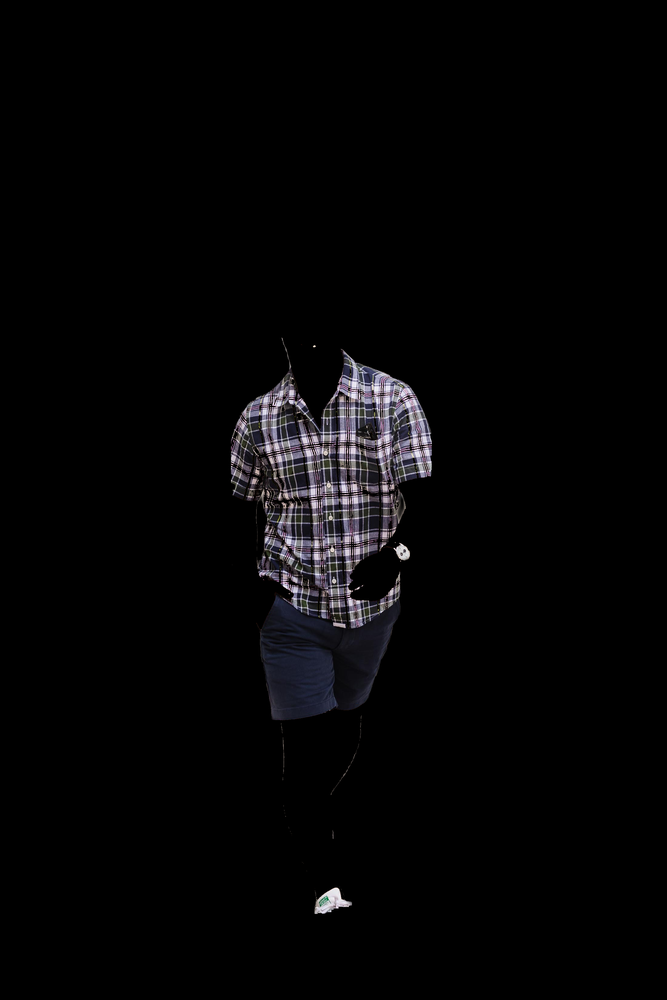
#> input picture extracted_clothing.png, 667 x 1000 px, shrunk from 2200 x 3300 before the run
$ python -i R_CNN.py   (imports and definitions only)
#> lines starting #> are read from the running program, lines starting #| are printed output that depends on the picture; after the words box and inside, x2 and y2 are one past the last pixel; in counts of white or black regions, pixels touching at a corner belong together
import cv2
import mediapipe as mp
import numpy as np
import matplotlib.pyplot as plt
from PIL import Image


def ndarray_to_png(arr, filename):
    """Convert ndarray to PNG and save."""
    img = Image.fromarray(arr.astype(np.uint8))
    img.save(filename)


def remove_blue_from_image(image_path, output_path):
    """Remove blue shades from the extracted clothing."""
#> called with image_path = 'extracted_clothing.png', output_path = 'out.png'

    # Load the extracted clothing image
    image = cv2.imread(image_path)
#> image is the input picture: shape (1000, 667, 3); mean B, G, R 5.8, 5.1, 5.4
    image_hsv = cv2.cvtColor(image, cv2.COLOR_BGR2HSV)
#> image_hsv: shape (1000, 667, 3); mean H, S, V 8.1, 4.1, 5.9

    # Define HSV range for blue color
    lower_blue = np.array([90, 50, 50])  # Lower bound of blue
    upper_blue = np.array([140, 255, 255])  # Upper bound of blue

    # Create a mask to filter out blue pixels
    blue_mask = cv2.inRange(image_hsv, lower_blue, upper_blue)
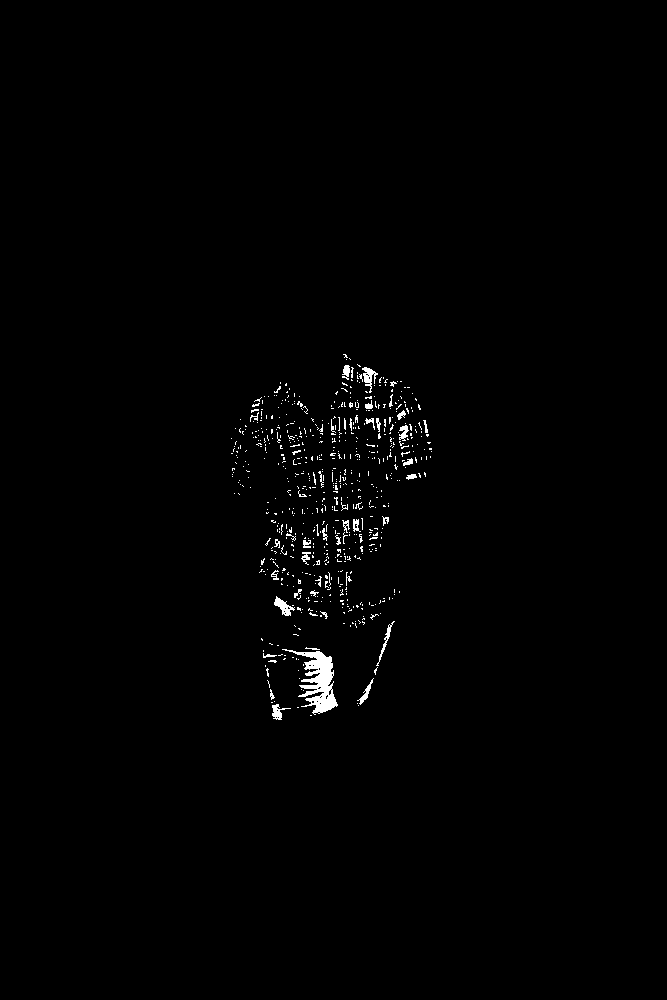
#> blue_mask: shape (1000, 667); 0.88% white; 665 white regions (620 under 20 px), largest, box (x1, y1, x2, y2) and area: (282, 649, 338, 715) 1419, (274, 596, 295, 616) 179, (362, 367, 378, 393) 174

    # Invert mask to keep non-blue pixels
    non_blue_mask = cv2.bitwise_not(blue_mask)

    # Apply mask to the image
    result_image = cv2.bitwise_and(image, image, mask=non_blue_mask)

    # Save the cleaned image
    ndarray_to_png(result_image, output_path)
    print(f"✅ Blue pixels removed and cleaned clothing saved as '{output_path}'")

    # Show the final cleaned image
    plt.imshow(cv2.cvtColor(result_image, cv2.COLOR_BGR2RGB))
    plt.title("Cleaned Extracted Clothing")
    plt.axis('off')
    plt.show()
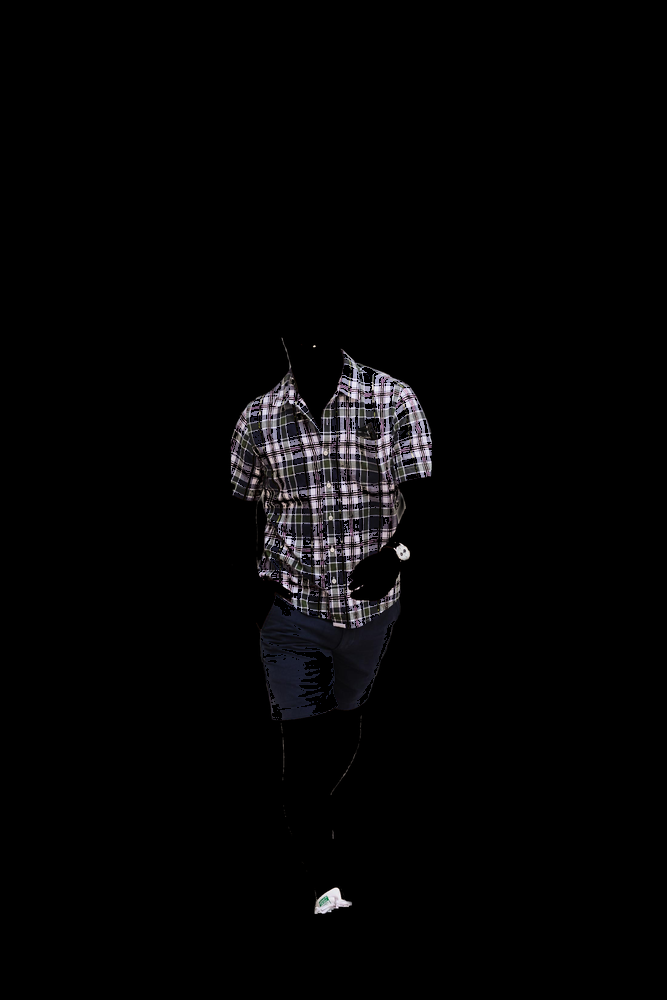
#> shown: shape (1000, 667, 3); mean R, G, B 4.8, 4.5, 5.1


# [104 lines left out: function process_image_pose, not called in this run]


# Call the function with the input image path
# [1 line not run here, left out]

>>> result = remove_blue_from_image('extracted_clothing.png', 'out.png')
